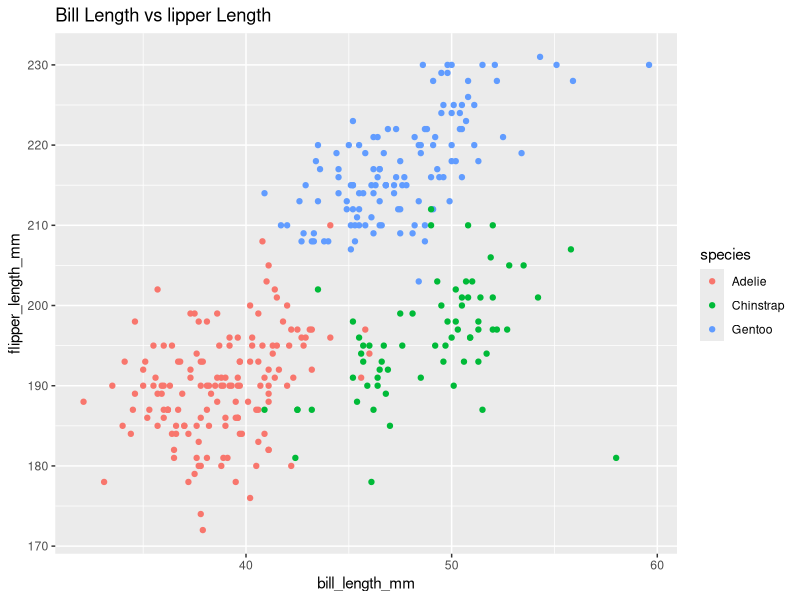

Reproduce this figure in R.
## ---- chunk 1
library(tidyverse)
## ---- chunk 2
set.seed(1)
data_frame = tibble(
  sample = rnorm(10),
  vec_logical = sample > 0,
  vec_char = c("a", "b", "c", "d", "e", "f", "g", "h", "i", "j"),
  vec_factor = c("A", "B", "C", "A", "B", "C", "A", "B", "C", "A")
)

#check the data frame
data_frame

#Try to take the mean of each variable in your dataframe. What works and what doesn’t?

mean(pull(data_frame, sample))
#it works
mean(pull(data_frame, vec_logical))
#it works
mean(pull(data_frame, vec_char))
#it doesn't work
mean(pull(data_frame, vec_factor))
#it doesn't work
#this is because `mean()` function doesn't support these two types of variable.
## ---- chunk 3
as.numeric(pull(data_frame, vec_logical))
as.numeric(pull(data_frame, vec_char))
as.numeric(pull(data_frame, vec_factor))
#only vec_logical works, and other two were told "NAs introduced by coercion" since they are not numeric.

#try to convert character variable to factor to numeric.
as.numeric(as.factor(pull(data_frame , vec_char)))

#try to convert factor variable to numeric.
as.numeric(as.factor(pull(data_frame , vec_factor)))

#if we convert character variable to factor to numeric, it will work for the mean since they are numeric.
## ---- chunk 4
data("penguins", package = "palmerpenguins")
## ---- chunk 5
str(penguins)
## ---- chunk 6
size = nrow(penguins) * ncol(penguins)
size
## ---- chunk 7
mean(pull(penguins,flipper_length_mm))
## ---- chunk 8
ggplot(penguins, aes(x=bill_length_mm, y=flipper_length_mm)) +
    geom_point(aes(color = species)) +
    ggtitle("Bill Length vs lipper Length ")
